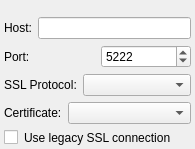
<?xml version="1.0" encoding="UTF-8"?>
<ui version="4.0">
 <class>ConnectionOptionsWidgetClass</class>
 <widget class="QWidget" name="ConnectionOptionsWidgetClass">
  <property name="geometry">
   <rect>
    <x>0</x>
    <y>0</y>
    <width>195</width>
    <height>149</height>
   </rect>
  </property>
  <property name="sizePolicy">
   <sizepolicy hsizetype="Expanding" vsizetype="Maximum">
    <horstretch>0</horstretch>
    <verstretch>0</verstretch>
   </sizepolicy>
  </property>
  <layout class="QVBoxLayout" name="verticalLayout">
   <property name="spacing">
    <number>6</number>
   </property>
   <property name="leftMargin">
    <number>4</number>
   </property>
   <property name="topMargin">
    <number>4</number>
   </property>
   <property name="rightMargin">
    <number>4</number>
   </property>
   <property name="bottomMargin">
    <number>4</number>
   </property>
   <item>
    <widget class="QWidget" name="wdtProxy" native="true">
     <property name="sizePolicy">
      <sizepolicy hsizetype="Expanding" vsizetype="Preferred">
       <horstretch>0</horstretch>
       <verstretch>0</verstretch>
      </sizepolicy>
     </property>
    </widget>
   </item>
   <item>
    <layout class="QHBoxLayout">
     <item>
      <widget class="QLabel" name="label_11">
       <property name="text">
        <string>Host:</string>
       </property>
       <property name="textFormat">
        <enum>Qt::PlainText</enum>
       </property>
       <property name="buddy">
        <cstring>lneHost</cstring>
       </property>
      </widget>
     </item>
     <item>
      <widget class="QLineEdit" name="lneHost">
       <property name="sizePolicy">
        <sizepolicy hsizetype="Expanding" vsizetype="Preferred">
         <horstretch>0</horstretch>
         <verstretch>0</verstretch>
        </sizepolicy>
       </property>
      </widget>
     </item>
    </layout>
   </item>
   <item>
    <layout class="QHBoxLayout" name="horizontalLayout">
     <item>
      <widget class="QLabel" name="label_12">
       <property name="sizePolicy">
        <sizepolicy hsizetype="Preferred" vsizetype="Preferred">
         <horstretch>0</horstretch>
         <verstretch>0</verstretch>
        </sizepolicy>
       </property>
       <property name="text">
        <string>Port:</string>
       </property>
       <property name="textFormat">
        <enum>Qt::PlainText</enum>
       </property>
       <property name="buddy">
        <cstring>spbPort</cstring>
       </property>
      </widget>
     </item>
     <item>
      <widget class="QSpinBox" name="spbPort">
       <property name="sizePolicy">
        <sizepolicy hsizetype="Preferred" vsizetype="Preferred">
         <horstretch>0</horstretch>
         <verstretch>0</verstretch>
        </sizepolicy>
       </property>
       <property name="maximum">
        <number>65535</number>
       </property>
       <property name="value">
        <number>5222</number>
       </property>
      </widget>
     </item>
    </layout>
   </item>
   <item>
    <layout class="QHBoxLayout" name="horizontalLayout_2">
     <item>
      <widget class="QLabel" name="lblSslProtocol">
       <property name="text">
        <string>SSL Protocol:</string>
       </property>
      </widget>
     </item>
     <item>
      <widget class="QComboBox" name="cmbSslProtocol">
       <property name="sizePolicy">
        <sizepolicy hsizetype="Expanding" vsizetype="Preferred">
         <horstretch>0</horstretch>
         <verstretch>0</verstretch>
        </sizepolicy>
       </property>
      </widget>
     </item>
    </layout>
   </item>
   <item>
    <layout class="QHBoxLayout" name="horizontalLayout_3">
     <item>
      <widget class="QLabel" name="lblCertCheckMode">
       <property name="text">
        <string>Certificate:</string>
       </property>
      </widget>
     </item>
     <item>
      <widget class="QComboBox" name="cmbCertCheckMode">
       <property name="sizePolicy">
        <sizepolicy hsizetype="Expanding" vsizetype="Preferred">
         <horstretch>0</horstretch>
         <verstretch>0</verstretch>
        </sizepolicy>
       </property>
      </widget>
     </item>
    </layout>
   </item>
   <item>
    <layout class="QHBoxLayout" name="horizontalLayout_4">
     <item>
      <widget class="QCheckBox" name="chbUseLegacySSL">
       <property name="sizePolicy">
        <sizepolicy hsizetype="Preferred" vsizetype="Maximum">
         <horstretch>0</horstretch>
         <verstretch>0</verstretch>
        </sizepolicy>
       </property>
       <property name="text">
        <string/>
       </property>
      </widget>
     </item>
     <item>
      <widget class="QLabel" name="label">
       <property name="sizePolicy">
        <sizepolicy hsizetype="Expanding" vsizetype="Preferred">
         <horstretch>0</horstretch>
         <verstretch>0</verstretch>
        </sizepolicy>
       </property>
       <property name="text">
        <string>Use legacy SSL connection</string>
       </property>
       <property name="wordWrap">
        <bool>true</bool>
       </property>
      </widget>
     </item>
    </layout>
   </item>
  </layout>
 </widget>
 <layoutdefault spacing="6" margin="11"/>
 <resources/>
 <connections/>
</ui>
